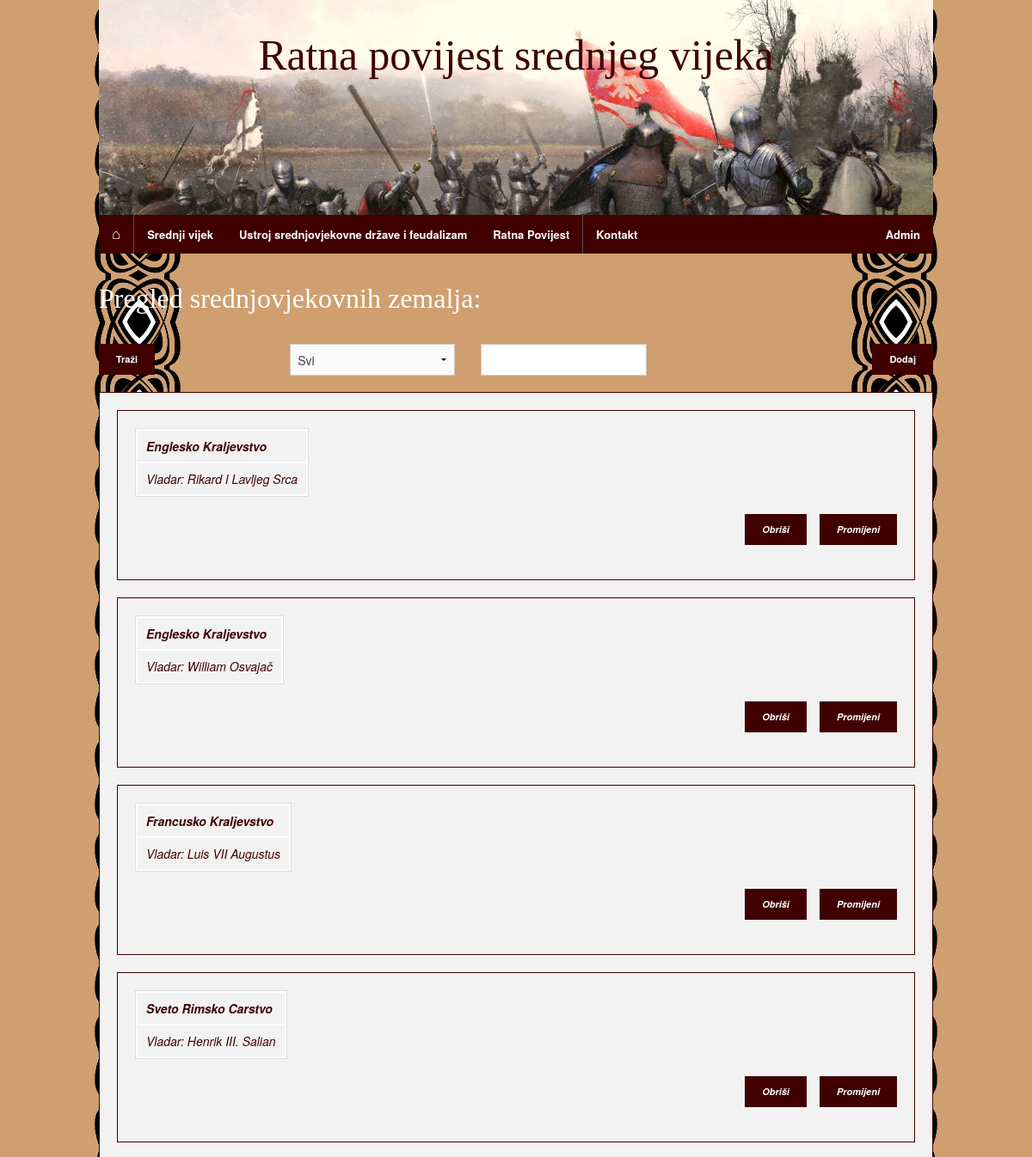
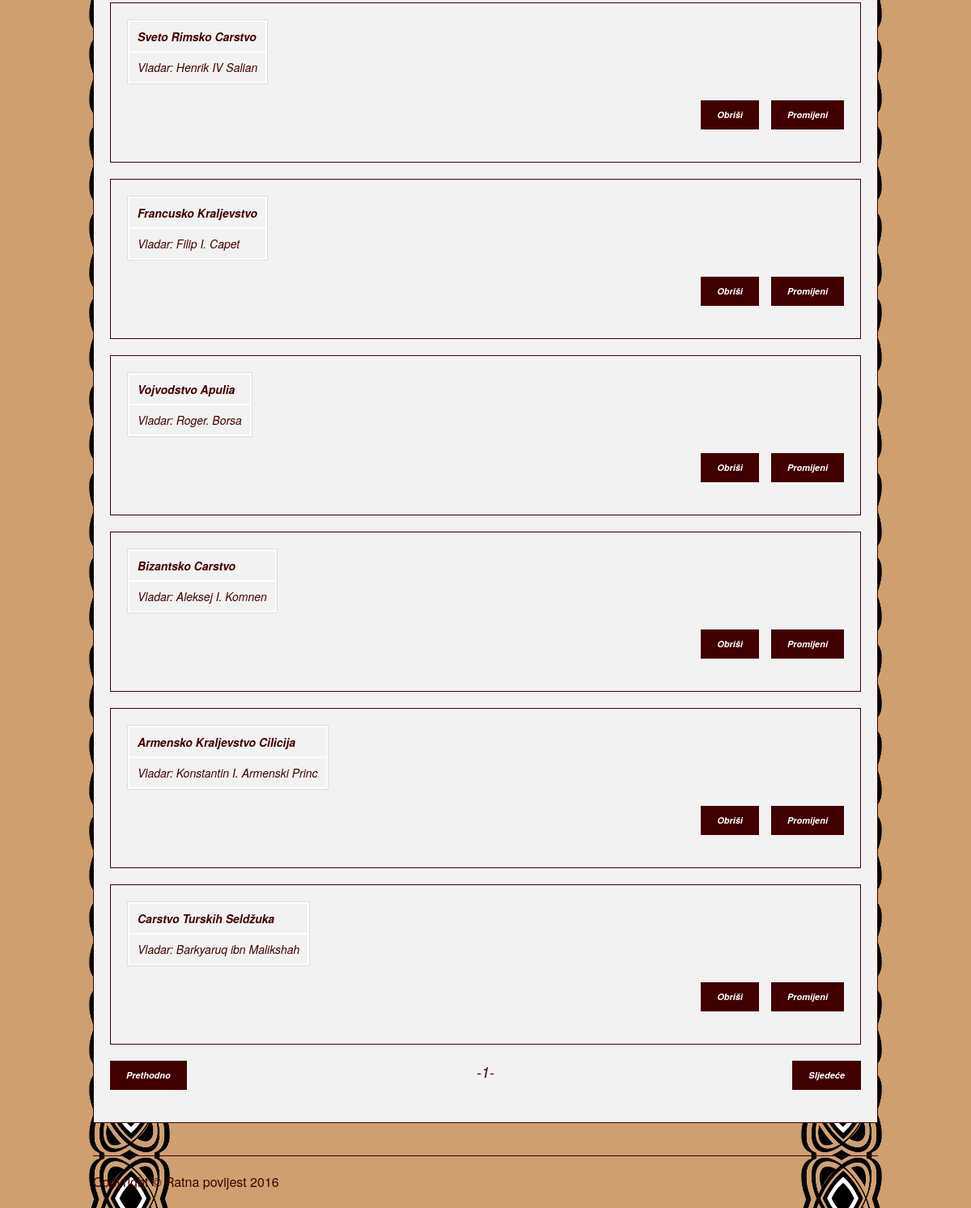
Screenshot of /privatno/zemlje/index.php with the database file from the repository (2 pictures, top to bottom).
### tables this page shows
create table zemlje(
sifra int not null primary key auto_increment,
naziv varchar(50) not null,
vladar int not null
);

create table osobe(
sifra int not null primary key auto_increment,
ime varchar(50) not null,
prezime varchar(50) not null,
titula int not null, 
godinarodjenja int,
godinasmrti int,
opis text,
slika varchar(255)
);

### privatno/zemlje/index.php (the view, shortened to what this page needs)
<?php
include_once '../../konfiguracija.php';
if (isset($_GET["stranica"])) {
	$stranica = $_GET["stranica"];
} else {
	$stranica = 1;
}
$trazizemlje ="";
$uvjet = "";
if ($_POST) {
	$uvjet = $_POST["uvjet"];
	if ($_POST["trazizemlje"]!="") {
		$trazizemlje = $_POST["trazizemlje"];
	}
}else{
	$trazizemlje=0;
}
?>
<!doctype html>
<html class="no-js" lang="en">
	<head>
		<?php
		include_once '../../head.php';
 ?>
	</head>
	<body>
		<?php
	include_once '../../zaglavlje.php';
 ?>
		<?php
	include_once '../../izbornik.php';
 ?>
		<div class="row">
			<div class="large-12 columns">
				<h2>Pregled srednjovjekovnih zemalja:</h2>
				<div class="row">
					<form action="<?php echo $_SERVER["PHP_SELF"] ?>" method="post">
						<div class="large-8 columns">
							<div class="row">
								<div class="large-4 columns">
									<input type="submit" class="button tiny lijevo" value="Traži" />
								</div>
								<div class="large-4 columns">
									<select class="traziSelect" name="trazizemlje">
													<?php
											$izraz = $veza -> prepare("
							select distinct (a.sifra), a.naziv from zemlje a inner join osobe b on a.vladar=b.sifra
							");
							$izraz -> execute();
														?>
													<option <?php if($trazizemlje==0) echo "selected=\"selected\"" ?> value="0">
														Svi
													</option>
												</select>
								</div>
								<div class="large-4 columns">
									<input type="text" name="uvjet" value="<?php echo $uvjet; ?>" />
								</div>
							</div>
					</form>
				</div>
				<div class="large-4 columns">
					<a href="dodaj.php" class="button tiny desno">Dodaj</a>
				</div>
			</div>
			<div class="panel">
				<div id="rezultati" class="row">
					<?php
					$uvjetZaUpit="%" . $uvjet . "%";
					if($trazizemlje==0){
					$izraz = $veza -> prepare("
					select a.sifra as sifra,a.naziv,b.ime,b.prezime
					from zemlje a
					inner join osobe b on a.vladar=b.sifra
					where concat(b.ime, ' ', b.prezime) like :uvjet limit  "
					. (($stranica * 10)-10) . ",10");
					$izraz->bindParam(":uvjet", $uvjetZaUpit);
					}
					$izraz -> execute();
					$rezultati = $izraz -> fetchAll(PDO::FETCH_OBJ);
					foreach ($rezultati as $o) :
					?>
					<div class="large-12 columns end">
						<div class="panel">
							<div class="row">
								<div class="large-12 columns tablica">
				 <table>
				<tr>
   					 <th class="tablica"><?php echo $o->naziv; ?></th>
  				</tr>
				<tr>
   					 <td class="tablica">Vladar: <?php echo $o->ime; ?> <?php echo $o->prezime; ?></td>
  				</tr>
  				</table>
									<a href="promijeni.php?sifra=<?php echo $o -> sifra; ?>" class="button tiny desno"> Promijeni </a>
									<a href="obrisi.php?sifra=<?php echo $o -> sifra; ?>" class="button tiny desnod"> Obriši </a>
								</div>
							</div>
						</div>
					</div>
					<?php
					endforeach;
                    ?>
				</div>
				<div class="row">
					<div class="large-4 columns">
						<a href="index.php?stranica=<?php
						if ($stranica > 1) {
							$prethodna = $stranica - 1;
							echo $prethodna;
						} else {
							echo 1;
						}
						?>&uvjet=<?php echo $uvjet ?>" class="button tiny lijevo">Prethodno</a>
					</div>
					<div class="large-4 columns sredina">
						-<?php echo $stranica; ?>-
					</div>
					<div class="large-4 columns">
						<a href="index.php?stranica=<?php
						echo ++$stranica;
						?>&uvjet=<?php echo $uvjet ?>" class="button tiny desno">Sljedeće</a>
					</div>
				</div>
			</div>
		</div>
		<?php
	include_once '../../podnozje.php';
 ?>
	</body>
</html>

### css/stil.css (style rules this page uses)
h2 { font-family: "Book Antiqua" ; color:#FFFFFF; margin-top:30px; margin-bottom:30px; font-size: 2em; text-align:justify; position: relative; }
.desno { background-color: #400000; float: right; font-weight: bold; }
.desnod { background-color: #400000; float: right; margin-right: 15px; font-weight: bold; font-size: 12px; }
.lijevo { background-color: #400000; float: left; font-weight: bold; }
body { background:#CF9F70; z-index: -999999; background-image: url("../img/ornament.png"), url("../img/ornament.png"); background-position: left top, right top; background-repeat: repeat-y, repeat-y; }
.panel { color:#400000; font-size: 18px; font-style: italic; border-style: solid; border-color: #400000; }
.sredina { text-align: center; }
.tablica { background: #f2f2f2; border-style:none; text-align: justify; color: #400000; }

### rows the page displays
zemlje: naziv "Englesko Kraljevstvo", vladar.ime "Rikard I", vladar.prezime "Lavljeg Srca"
zemlje: naziv "Englesko Kraljevstvo", vladar.ime "William", vladar.prezime "Osvajač"
zemlje: naziv "Francusko Kraljevstvo", vladar.ime "Luis VII", vladar.prezime "Augustus"
zemlje: naziv "Sveto Rimsko Carstvo", vladar.ime "Henrik III.", vladar.prezime "Salian"
zemlje: naziv "Sveto Rimsko Carstvo", vladar.ime "Henrik IV", vladar.prezime "Salian"
zemlje: naziv "Francusko Kraljevstvo", vladar.ime "Filip I.", vladar.prezime "Capet"
zemlje: naziv "Vojvodstvo Apulia", vladar.ime "Roger.", vladar.prezime "Borsa"
zemlje: naziv "Bizantsko Carstvo", vladar.ime "Aleksej I.", vladar.prezime "Komnen"
zemlje: naziv "Armensko Kraljevstvo Cilicija", vladar.ime "Konstantin I.", vladar.prezime "Armenski Princ"
zemlje: naziv "Carstvo Turskih Seldžuka", vladar.ime "Barkyaruq", vladar.prezime "ibn Malikshah"

### other values shown
$stranica "1"
